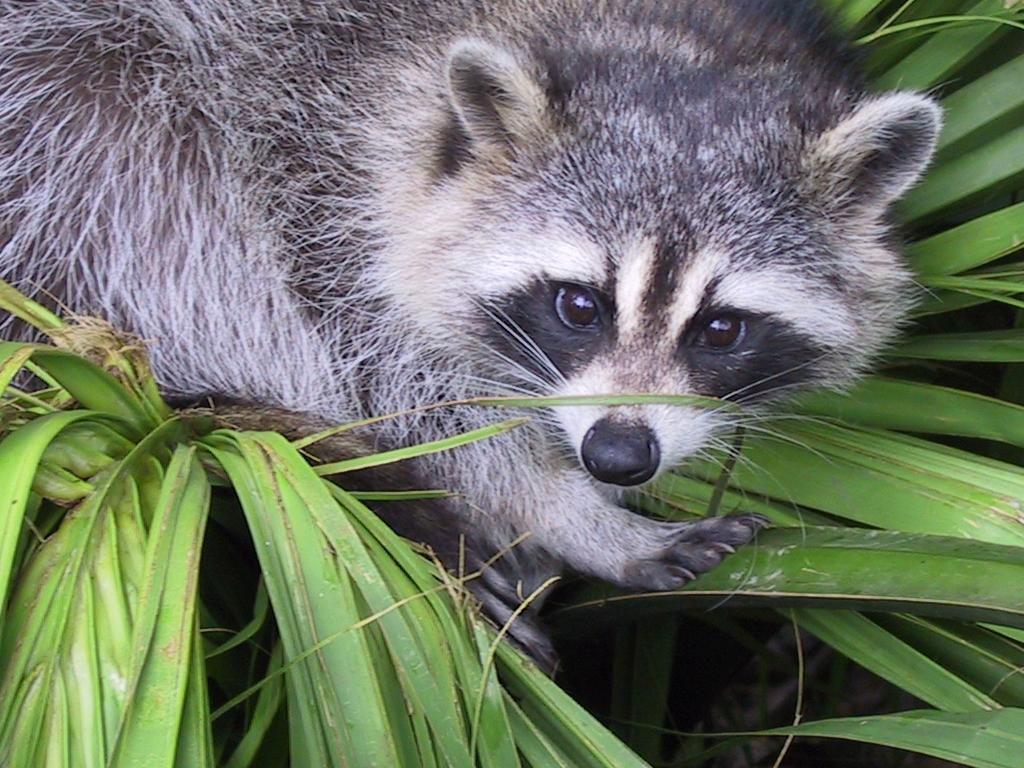
#> input picture python_1/ex03/animal.jpeg, 1024 x 768 px
$ python zoom.py
#> lines starting #> are read from the running program, lines starting #| are printed output that depends on the picture
### python_1/ex03/load_image.py
from PIL import Image
from PIL import UnidentifiedImageError
import numpy as np

def ft_load(path: str) -> np.ndarray:
#> called with path = 'animal.jpeg'
    try:
        image_array = np.asarray(Image.open(path))
#> image_array is the input picture: shape (768, 1024, 3); mean R, G, B 110.7, 117.7, 102.1

        print("The shape of image is: ",image_array.shape)
#| The shape of image is:  (768, 1024, 3)
#> (printed output is left out)
    except FileNotFoundError as e:
        print("The file cannot be found: ", e)
        return None
    except PermissionError as e:
        print("The file can't be opened: ", e)
        return None
    except UnidentifiedImageError as e:
        print("The file is not an image: ", e)
        return None

    return image_array

### python_1/ex03/zoom.py
from load_image import ft_load
import matplotlib.pyplot as plt
import numpy as np


def zoom(image_array: np.ndarray):
    """
    Zooms in on the center of an image array.

    Parameters:
    image_array (np.ndarray): The input image array.

    Returns:
    np.ndarray: The cropped image array.

    """
    center_y, center_x = image_array.shape[0]//2, image_array.shape[1]//2
#> center_y = 384; center_x = 512

    start_x = max(0, center_x - 75)
#> start_x = 437
    end_x = min(image_array.shape[1], center_x + 325)
#> end_x = 837
    start_y = max(0, center_y - 285)
#> start_y = 99
    end_y = min(image_array.shape[0], center_y + 115)
#> end_y = 499

    cropped_image = image_array[start_y:end_y, start_x:end_x]
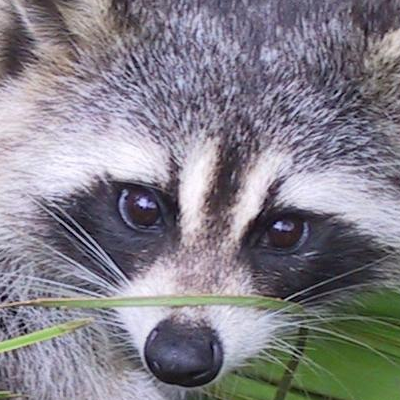
#> cropped_image: shape (400, 400, 3); mean R, G, B 131, 127.8, 136.6
    return cropped_image


def rgb_to_gray(image_array: np.ndarray):
    """
    Converts an RGB image to grayscale.

    Parameters:
    image_array (np.ndarray): The input RGB image as a NumPy array.

    Returns:
    np.ndarray: The grayscale image as a NumPy array.
    """
    R = image_array[:, :, 0]
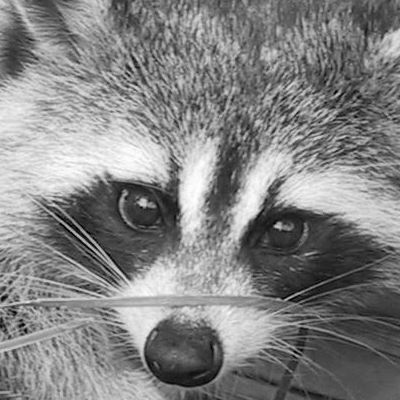
#> R: shape (400, 400); min 0, max 255, mean 131
    G = image_array[:, :, 1]
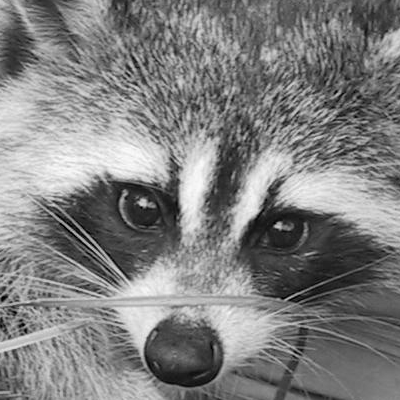
#> G: shape (400, 400); min 0, max 252, mean 127.8
    B = image_array[:, :, 2]
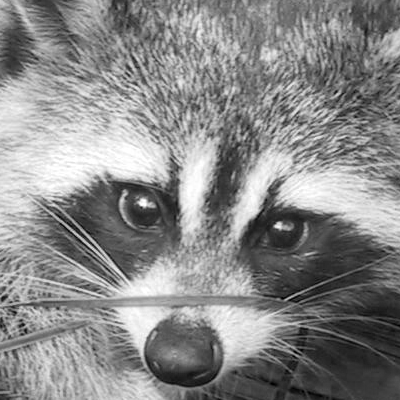
#> B: shape (400, 400); min 0, max 255, mean 136.6

    grayscale_image = 0.299*R + 0.587*G + 0.114*B
    return grayscale_image


def display(image_array: np.ndarray):
    """
    Display the given image array using matplotlib.

    Parameters:
    image_array (np.ndarray): The image array to be displayed.

    Returns:
    None
    """
    plt.imshow(image_array, cmap='gray')
    plt.show()


def main():
    image_array = ft_load("animal.jpeg")

    if image_array is not None:
        print(image_array)
        zoomed_image = zoom(image_array)
        grayscale_image = rgb_to_gray(zoomed_image)
        print("New shape after slicing: ", grayscale_image.shape)
#| New shape after slicing:  (400, 400)
        print(grayscale_image)
#> (printed output is left out)
        display(grayscale_image)


if __name__ == "__main__":
    main()
